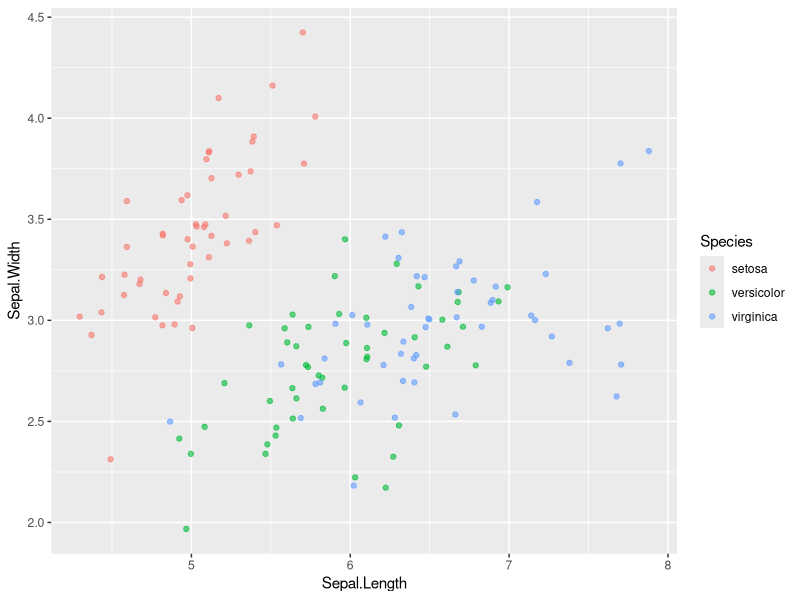
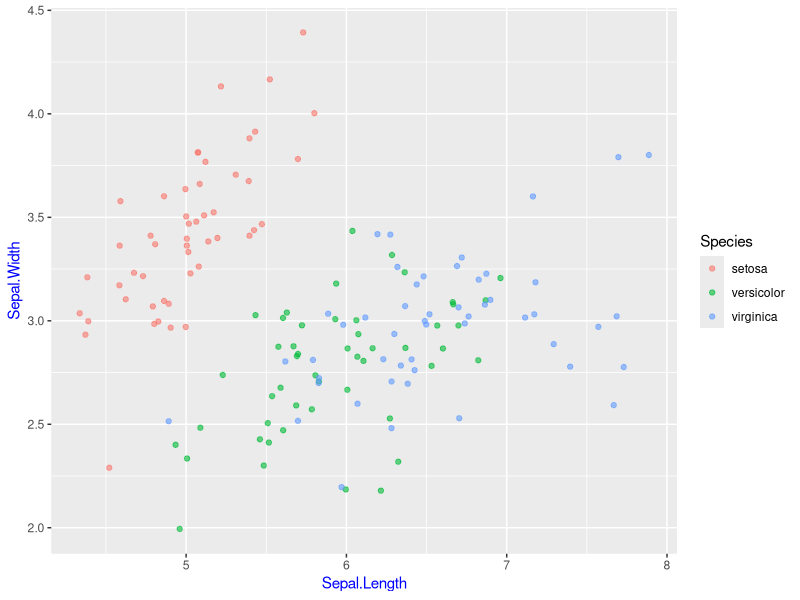
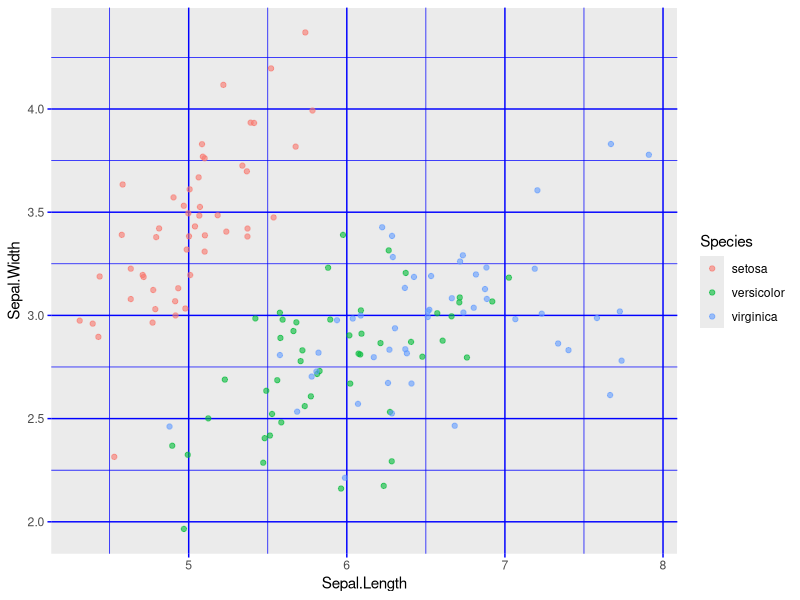
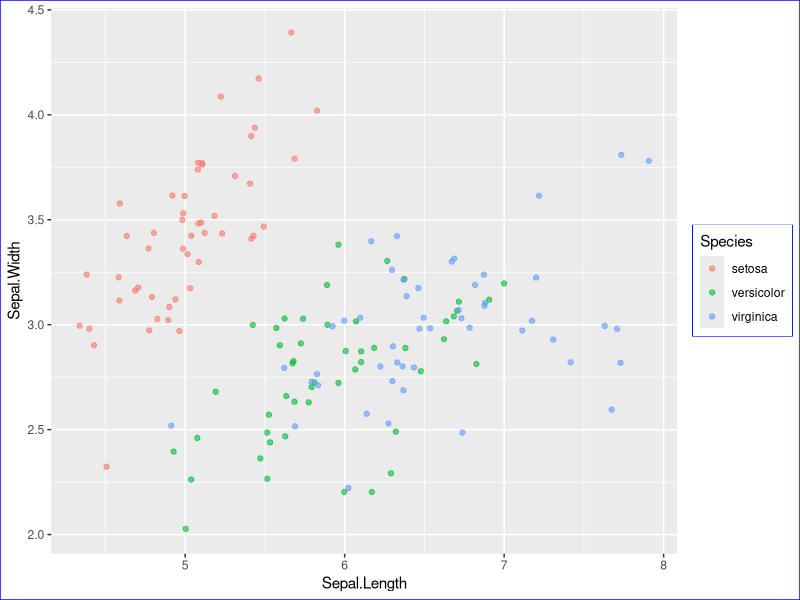
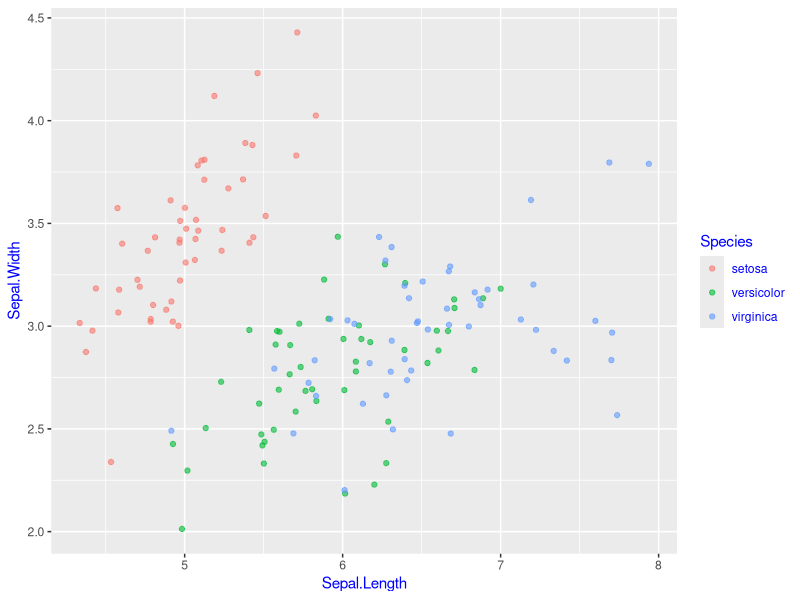
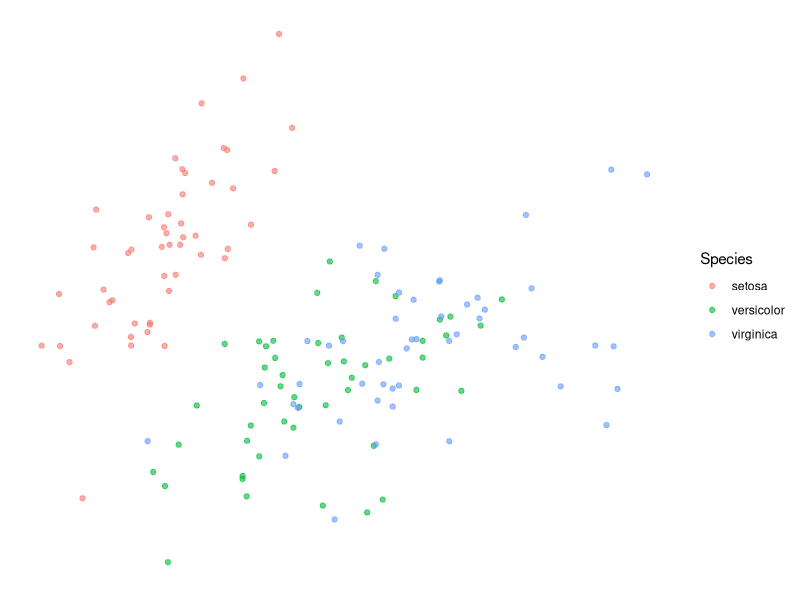
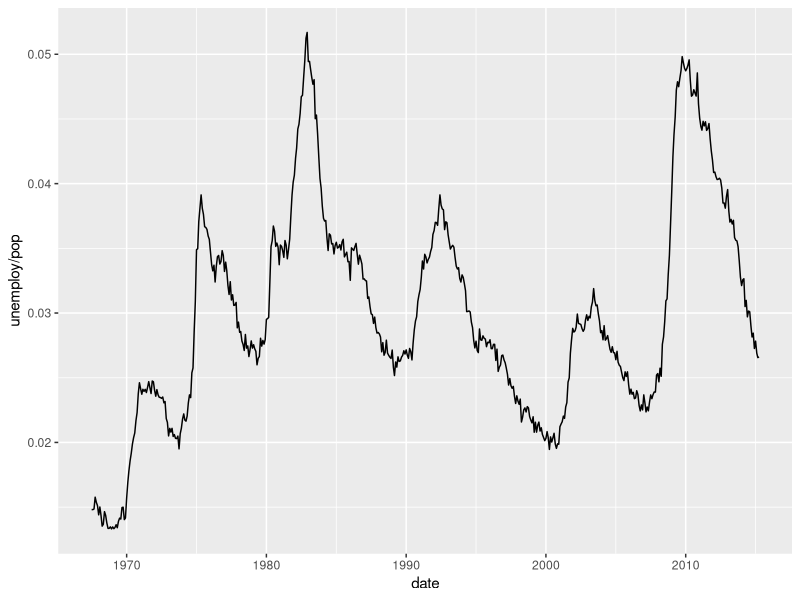
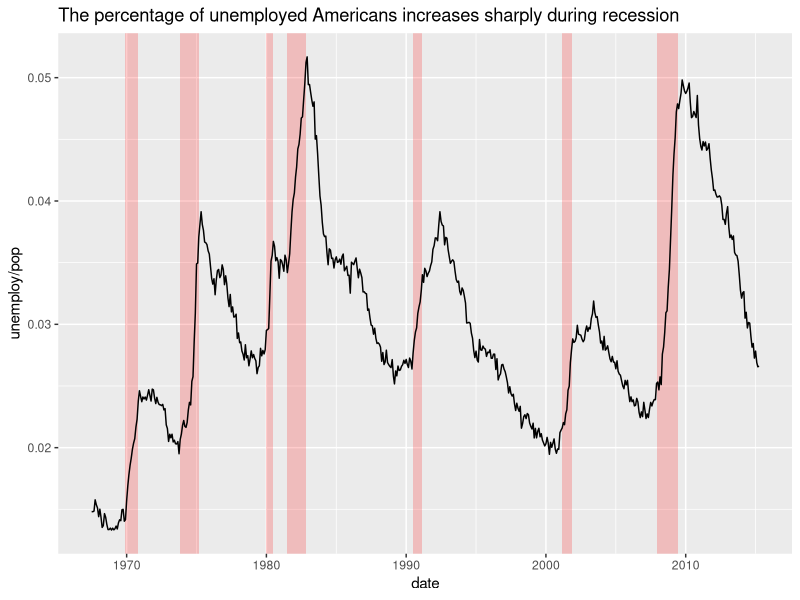

Recreate these plots in R, in order.
# 4. THEMES

# The themes layer enables to make publication quality plots directly in R.
# Load the tidyverse including gpplot2 package:
library(tidyverse)

# 4.1 Themes from scratch ####
# The themes layer controls all the non-data ink on the plot, which are all the visual elements that are not actually part of the data. Visual elements can be classified as on of the three different types: text, line or rectangle. Each type can be modified by the corresponding function: element_text(), element_line() and element_rect(). 
# Load and the built-in "iris" dataset in R:
data("iris")
# Make a starting plot:
ggplot(iris, aes(Sepal.Length, Sepal.Width,
                 col = Species)) + 
  geom_jitter(alpha = 0.6)
# Adjust theme elements with theme() function, e.g, changing the text color of the axes. Within the theme() function we can manipulate size, color, alignment and angle of the text.
ggplot(iris, aes(Sepal.Length, Sepal.Width,
                 col = Species)) + 
  geom_jitter(alpha = 0.6) + 
  theme(axis.title = element_text(color =  "blue"))
# The line elements include tick marks on the axes, the axis lines and all grid lines. These are modified by element_line argument.
ggplot(iris, aes(Sepal.Length, Sepal.Width,
                 col = Species)) + 
  geom_jitter(alpha = 0.6) + 
  theme(axis.ticks = element_line(color = "blue"),
        panel.grid = element_line(color = "blue"))
# The remaining non-data ink on the plot are all rectangles of various sizes. Access rectangles using arguments in theme() and modify them using element_rect:
ggplot(iris, aes(Sepal.Length, Sepal.Width,
                 col = Species)) + 
  geom_jitter(alpha = 0.6) + 
  theme(plot.background = element_rect(color = "blue"),
        legend.box.background = element_rect(color = "blue"))
# Although we have access to every item, we don't need to modify them individually. They inherent from each other inherently. E.g, all text elements inherit from text, so if text argument is changed, all text elements will be changed.
ggplot(iris, aes(Sepal.Length, Sepal.Width,
                 col = Species)) + 
  geom_jitter(alpha = 0.6) +
  theme(text = element_text(color = "blue"))

# element_blank(): removes any item in the plot.
ggplot(iris, aes(Sepal.Length, Sepal.Width,
                 col = Species)) + 
  geom_jitter(alpha = 0.6) +
  theme(text = element_blank(),
        line = element_blank(),
        rect = element_blank())

# Load and examine the "economics" dataset from the ggplot2 package, which contains a time series for unemployment and population statistics from the Federal Reserve Bank of St. Louis in the United States. 
data("economics")
head(economics)
# Make a line plot to see how unemployment rate changes over time:
ggplot(economics, aes(date, unemploy/pop)) +
  geom_line() 
# Add recession to the time series with the lubridate package:
library(lubridate)
recess <- data.frame(
  begin = c("1969-12-01","1973-11-01","1980-01-01","1981-07-01","1990-07-01","2001-03-01", "2007-12-01"), 
  end = c("1970-11-01","1975-03-01","1980-07-01","1982-11-01","1991-03-01","2001-11-01", "2009-06-01"),
  stringsAsFactors = F
)
recess$begin <- ymd (recess$begin)
recess$end <- ymd (recess$end)
# Plot the bars representing the recession time on the current plot:
plt_prop_unemployed_over_time <- 
  ggplot(economics, aes(date, unemploy/pop)) + 
  geom_rect(data = recess,
          aes(xmin = begin, xmax = end, 
              ymin = -Inf, ymax = +Inf),
          inherit.aes = FALSE, 
          fill = "red", 
          alpha = 0.2) +
  geom_line() +
  labs(title = "The percentage of unemployed Americans increases sharply during recession")
plt_prop_unemployed_over_time
# Many plot elements have multiple properties that can be set.
plt_prop_unemployed_over_time + 
  theme(axis.line = element_line(color = "red", 
                                 linetype = "dashed"),
        rect = element_rect(fill = "grey92")) # very pale gray
# Remove the axis ticks and the panel gridlines by making them a blank element:
plt_prop_unemployed_over_time +
  theme(axis.ticks = element_blank(), 
        panel.grid = element_blank())
# Add the major horizontal grid lines back to the plot:
plt_prop_unemployed_over_time +
  theme(panel.grid.major.y = element_line(color = "white",
                                          size = 0.5,
                                          linetype = "dotted"))
# Adjust the axis tick labels' text and title:
plt_prop_unemployed_over_time +
  theme(axis.text = element_text(color = "grey25"),
        plot.title = element_text(size = 16, 
                                  face = "italic"))

# Load and plot a scatter plot of the mtcars dataset:
data("mtcars")
plt_mpg_vs_wt_by_cyl <-
  ggplot(mtcars, aes(wt, mpg,
                     col = factor(cyl))) +
  geom_point()
plt_mpg_vs_wt_by_cyl
# Whitespace means all the non-visible margins and spacing in the plot. To set a single whitespace value, use unit(x, unit), where x is the amount and unit is the unit of measure. 
plt_mpg_vs_wt_by_cyl +
  theme(axis.ticks.length = unit(2, "lines"),
        legend.key.size = unit(3, "cm")) 
# The default unit is "pt" (points), which scales well with text. Other options include "cm", "in" (inches) and "lines" (of text).
# Borders require you to set 4 positions with margin(top, right, bottom, left, unit).
plt_mpg_vs_wt_by_cyl +
  theme(legend.margin = margin(20, 30, 40, 50, "pt"),
        plot.margin = margin(10, 30, 50, 70, "mm"))

# 4.2 Theme flexibility ####
# If there are too many plots within a presentation, we'll want to have a consistency in the style. Once you settle with a specific theme, we can apply it to all plots of the same type. Creating a theme from scratch is a detailed process, we don't want to repeat it for every plot we make. 
# Defining theme objects:
z <- ggplot(iris, aes(Sepal.Length, Sepal.Width,
                      col = Species)) +
  geom_jitter(alpha = 0.6) +
  scale_x_continuous("Sepal Length (cm)",
                     limits = c(4, 8),
                     expand = c(0, 0)) +
  scale_y_continuous("Sepal Width (cm)", 
                     limits = c(1.5, 5), 
                     expand = c(0, 0)) +
  scale_color_brewer("Species", 
                     palette = "Dark2",
                     labels = c("Setosa", "Versicolor", "Virginica"))
z
# Adjust specific theme arguments to get the desired plot style:
z + theme(text = element_text(family = "serif",
                              size = 14),
          rect = element_blank(),
          panel.grid = element_blank(),
          title = element_text(color = "#8b0000"),
          axis.line = element_line(color = "black"))
# Save this layer as a theme object to reuse it later:
theme_iris <- theme(text = element_text(family = "serif",
                                        size = 14),
                    rect = element_blank(),
                    panel.grid = element_blank(),
                    title = element_text(color = "#8b0000"),
                    axis.line = element_line(color = "black"))
z + theme_iris
# Reuse the theme with a histogram:
ggplot(iris, aes(Sepal.Width)) +
  geom_histogram(binwidth = 0.1,
                 center = 0.05) +
  theme_iris
# The histogram now has the same style as the scatter plot, without having to type the whole theme layer.
# Add another theme layer which will override the previous setting:
ggplot(iris, aes(Sepal.Width)) +
  geom_histogram(binwidth = 0.1,
                 center = 0.05) +
  theme_iris +
  theme(axis.line.x = element_blank()) # remove the x axis.

# 4.3 Built-in themes ####
# built-in theme functions start with theme_*, e.g, theme_gray() is the default theme.
# Access theme_classic() template, which is great for publication-quality:
z + theme_classic()
# theme_bw() is useful with transparency.
plt_prop_unemployed_over_time + theme_bw()
# theme_void() removes everything but the data.
plt_prop_unemployed_over_time + theme_void()

# Outside of ggplot2, another source of built-in themes is the ggthemes package.
install.packages("ggthemes")
library(ggthemes)
# The tufte theme mimics Tufte's classic style, which removes all non-data ink and sets the font to a serif typeface.
z + theme_tufte()
# Add the fivethirtyeight.com theme to the plot:
plt_prop_unemployed_over_time + theme_fivethirtyeight()
# Use the Wall Street Journal theme:
plt_prop_unemployed_over_time + theme_wsj()

# 4.4 Updating themes ####
# Reusing a theme across many plots helps to provide a consistent style. There are several options for this.
# Assign the theme to a variable, and add it to each plot. theme_update() commands updates the default theme and saves the current default. 
original <- theme_update(text = element_text(family = "serif",
                                             size = 14),
                         rect = element_blank(),
                         panel.grid = element_blank(),
                         title = element_text(color = "#8b0000"),
                         axis.line = element_line(color = "black"))
# Now all plots have the same theme.
z
# Save the theme for the economics dataset as theme_recession:
theme_recession <- theme(
  rect = element_rect(fill = "grey92"),
  legend.key = element_rect(color = NA),
  axis.ticks = element_blank(),
  panel.grid = element_blank(),
  panel.grid.major.y = element_line(color = "white", 
                                    size = 0.5, 
                                    linetype = "dotted"),
  axis.text = element_text(color = "grey25"),
  plot.title = element_text(face = "italic", size = 16),
  legend.position = c(0.6, 0.1)
)
# Add the Tufte theme and theme_recession together:
theme_tufte_recession <- theme_tufte() + theme_recession
# Use the Tufte recession theme by adding it to the plot:
plt_prop_unemployed_over_time + theme_tufte_recession

# theme_set(): set your theme as the default using, e.g, set theme_tufte_recession as the default theme:
theme_set(theme_tufte_recession)
# Draw the plot (without explicitly adding a theme):
plt_prop_unemployed_over_time
